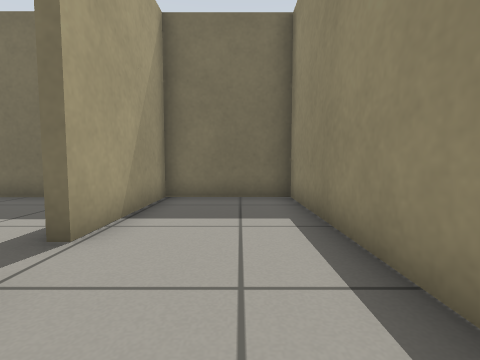
view 1 (above)

24 first-person views from a walk through a Gazebo world. The camera is 0.5 m above the floor, tilts 4° down and sees 85° across. The floor is counted in squares, 0.5 m on a side. Each view is taken from the middle of a square. On the plan, view 1 faces up. The plan holds only what a view shows up to about 11 squares ahead; the rest is blank. The place goes on beyond the plan.

view 2
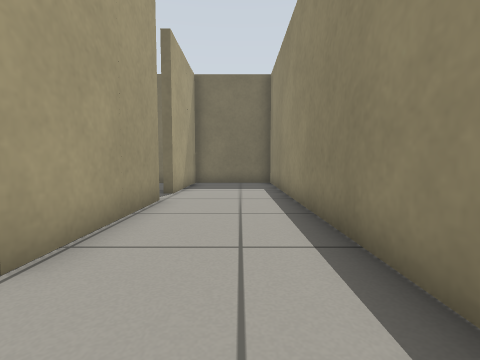

view 3
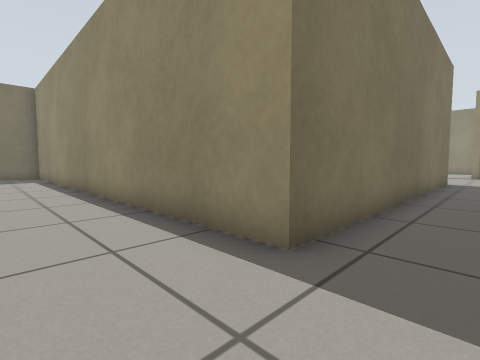

view 4
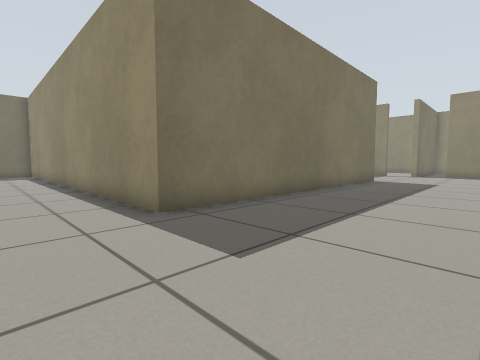

view 5
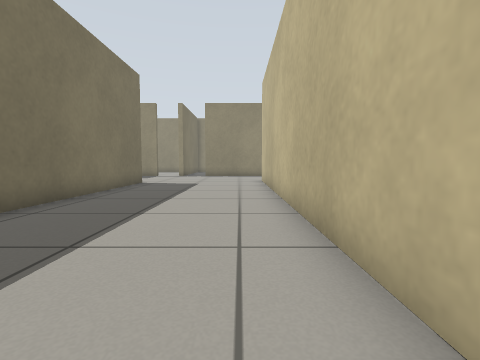

view 6
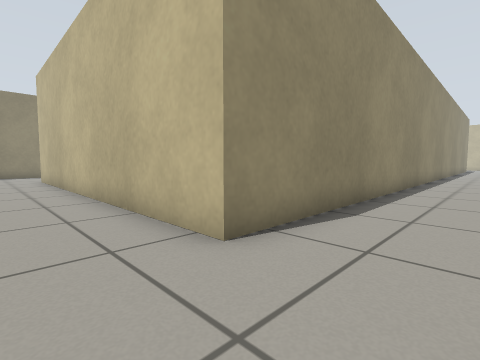

view 7
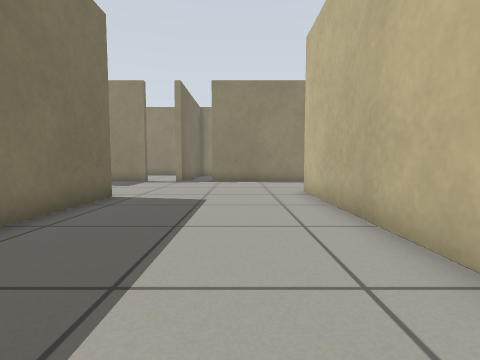

view 8
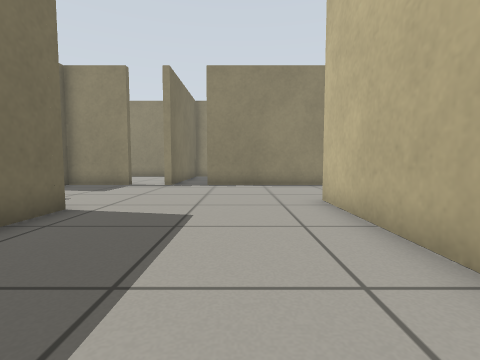

view 9
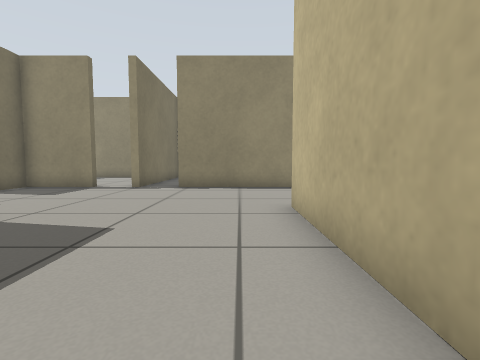

view 10
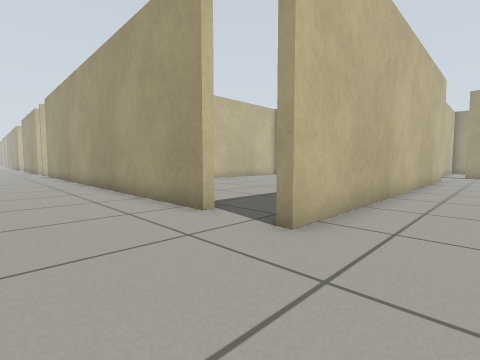

view 11
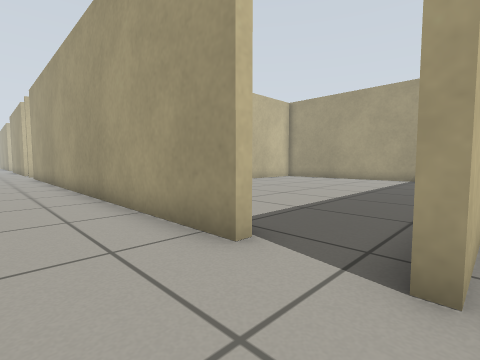

view 12
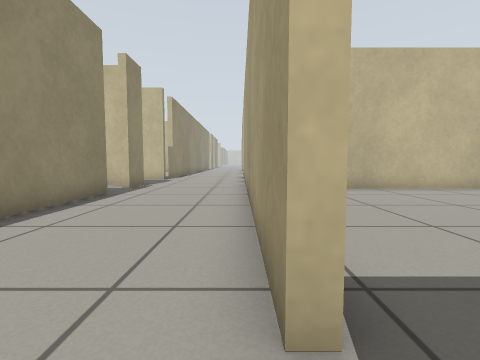

view 13
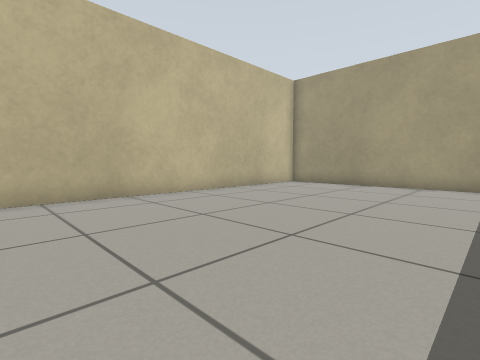

view 14
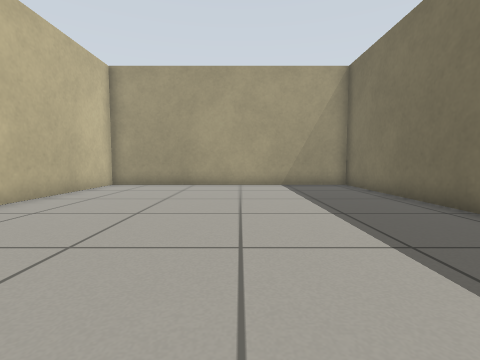

view 15
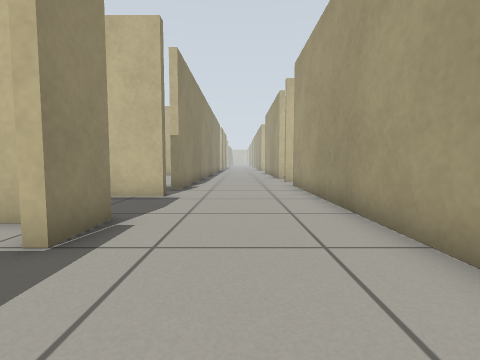

view 16
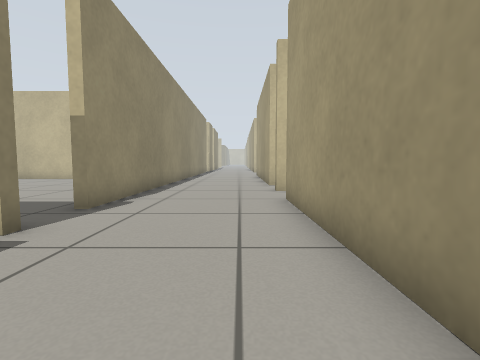

view 17
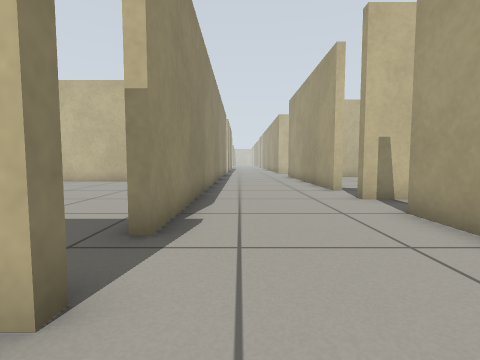

view 18
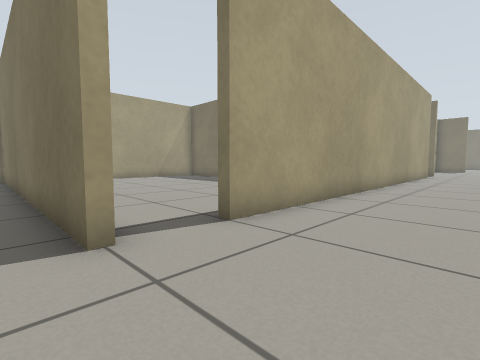

view 19
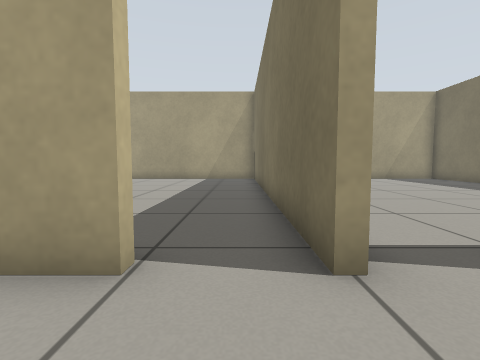

view 20
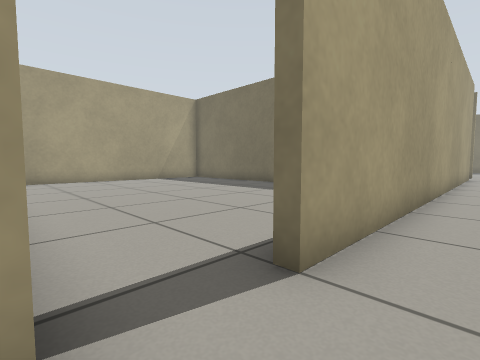

view 21
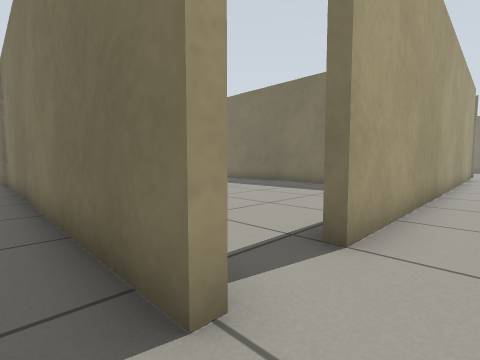

view 22
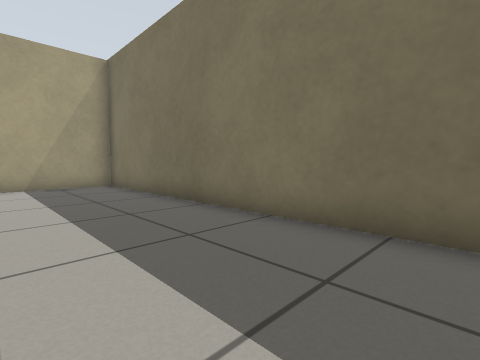

view 23
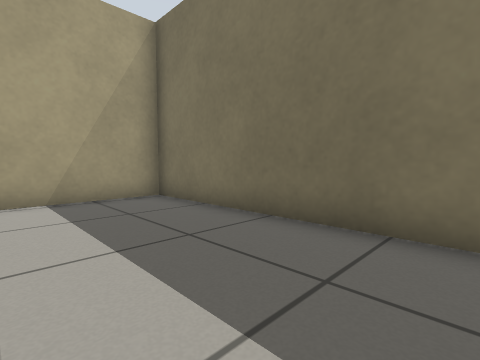

view 24
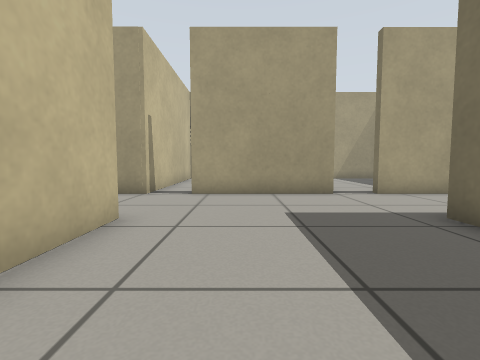

### Floor plan
Points are (right, up) in squares from view 1. A wall is a line through its corners. A room is listed if a view was taken in it or the views show most of it. See-through windows are left out.
Room 1 (views 1, 2, 3, 4, 5, 6, 7, 8, 9, 10, 11, 24)
walls: (13.5, -9.4) (1.4, -9.4) (1.4, 7.3) (-2.1, 7.3) (-2.1, 3.2); (-2.1, -10) (-2.1, -14.5); (-2.1, -6.5) (-2.1, -8.7); (-5.1, -15.9) (-2.1, -15.9) (-2.1, -16.9); (1.4, -26.4) (1.4, -15.1) (14.9, -15.1); (19.2, -16.1) (19.2, -11.5); (19.2, -8.2) (19.2, -5.7) (18, -5.7); (-2.1, 1.9) (-2.1, -2.9)
ways out: opening at (16.5, -15) to room 2
Room 2 (views 12, 15, 16, 17)
walls: (19.2, -27.5) (19.2, -25.9); (19.2, -24.4) (19.2, -20.5); (19.2, -30.9) (19.2, -30.4); (14.4, -17.3) (14.8, -17.3) (14.8, -34) (14.4, -34); (19.2, -35.4) (19.2, -32.4)
ways out: opening at (16.5, -15) to room 1; opening at (14, -16.5) to room 3; opening at (16.5, -36) to room 4; opening at (14, -35)
Room 3 (views 13, 14)
walls: (8.1, -15.4) (1.8, -15.4); (1.7, -18.4) (1.7, -22.6); (1.8, -25.5) (12.8, -25.5)
ways out: opening at (14, -16.5) to room 2
Room 4 (views 18, 19, 20, 21)
walls: (14.4, -38) (14.8, -38) (14.8, -40.2); (19.2, -40.1) (19.2, -35.4)
ways out: opening at (16.5, -36) to room 2; opening at (14, -37) to room 5
Room 5 (views 22, 23)
walls: (14.9, -36.2) (1.7, -36.2) (1.7, -39.8)
ways out: opening at (14, -37) to room 4

Where each view was taken, in squares from view 1:
view 1: 0 up, 0 right, facing up
view 2: 5 down, 0 right, facing up
view 3: 11 down, 1 left, facing up-right
view 4: 14 down, 1 left, facing up-right
view 5: 14 down, 1 right, facing right
view 6: 13 down, 1 left, facing down-right
view 7: 13 down, 6 right, facing right
view 8: 13 down, 8 right, facing right
view 9: 14 down, 9 right, facing right
view 10: 13 down, 18 right, facing down-left
view 11: 15 down, 17 right, facing down-left
view 12: 16 down, 15 right, facing down
view 13: 18 down, 13 right, facing down-left
view 14: 20 down, 13 right, facing left
view 15: 23 down, 17 right, facing down
view 16: 27 down, 16 right, facing down
view 17: 29 down, 18 right, facing down
view 18: 37 down, 18 right, facing up-left
view 19: 37 down, 17 right, facing left
view 20: 36 down, 16 right, facing up-left
view 21: 37 down, 16 right, facing up-left
view 22: 40 down, 13 right, facing up-left
view 23: 40 down, 9 right, facing up-left
view 24: 13 down, 6 right, facing left
